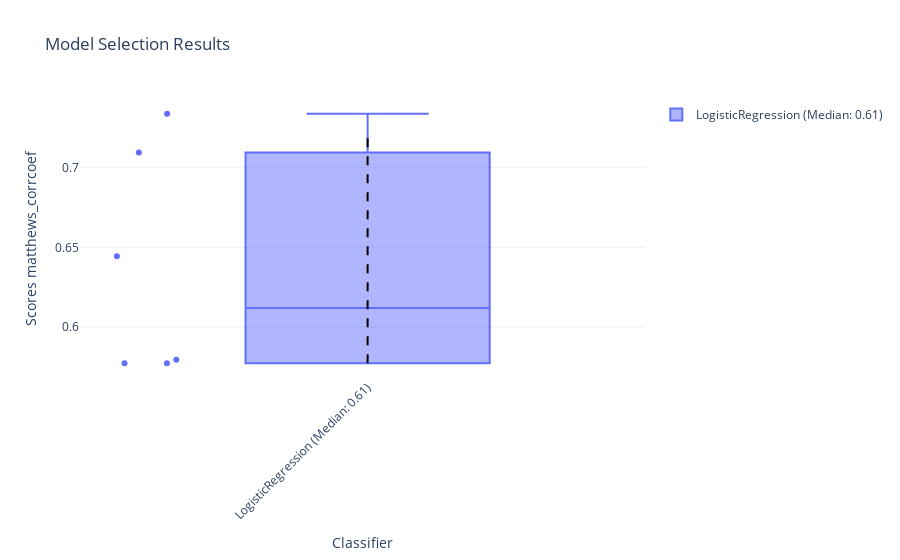

Write notebook code for a chart like this one.
### Code cell
df = mlpipe.nested_cv(plot='box',n_trials_ncv=20,rounds=2,outer_splits=3,inner_splits=3,inner_selection='validation_score',search_on=['LogisticRegression'],parallel='freely_parallel',return_csv=True)
# df = mlpipe.nested_cv(plot='box',n_trials_ncv=10,rounds=2,outer_splits=3,inner_splits=3,inner_selection='validation_score',search_on=['ElasticNet','LogisticRegression','XGBClassifier'],return_csv=True)

### Figure 1 — Plotly figure (JSON) as saved in the notebook; plotly's stock layout.template omitted (floating-point values rounded to 4 significant figures)
{"data": [{"boxpoints": "all", "jitter": 0.3, "name": "LogisticRegression (Median: 0.61)", "pointpos": -1.8, "type": "box", "y": [0.6445, 0.5774, 0.7338, 0.5795, 0.5774, 0.7096]}, {"line": {"color": "black", "dash": "dash"}, "mode": "lines", "showlegend": false, "type": "scatter", "x": ["LogisticRegression (Median: 0.61)", "LogisticRegression (Median: 0.61)"], "y": [0.5774, 0.7217]}], "layout": {"title": {"text": "Model Selection Results"}, "xaxis": {"tickangle": -45, "title": {"text": "Classifier"}}, "yaxis": {"title": {"text": "Scores matthews_corrcoef"}}}}
